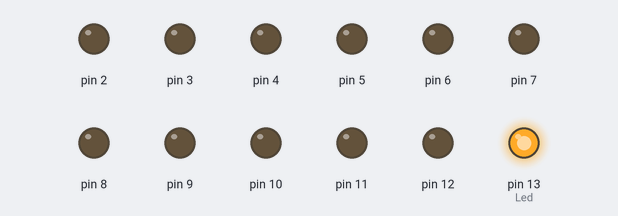
This sketch was run on a simulated Arduino Uno, built with avr-gcc and run on an emulated ATmega328P. On the bench: output pins drawn as LEDs (lit = HIGH).

Above: at 0.15 s.
At 1.35 s:
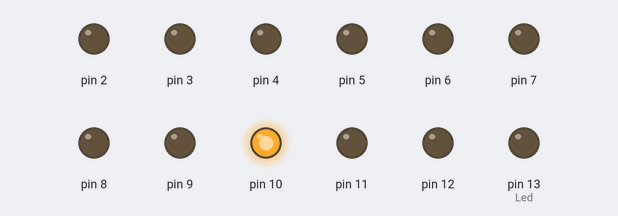
At 2.55 s:
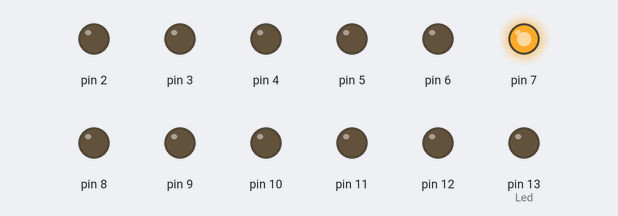
At 5.35 s:
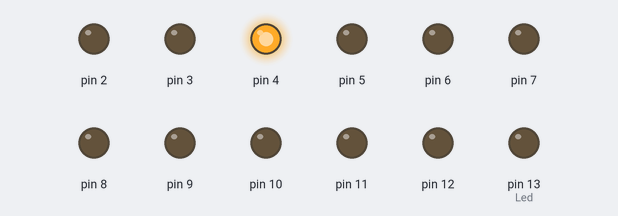
At 8.15 s:
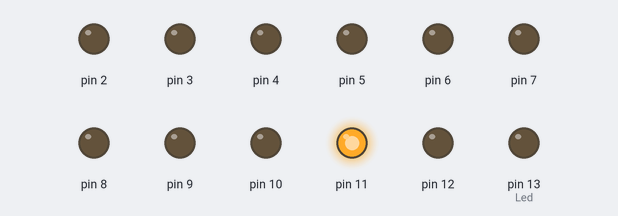
At 10.95 s:
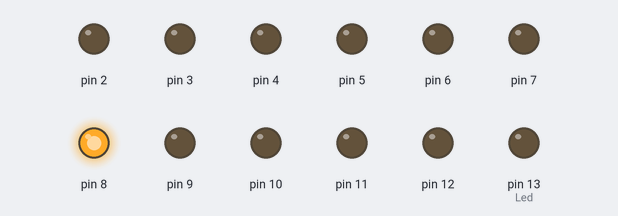
Timing chart, 0 to 11.4 s (numbered marks = the images above):
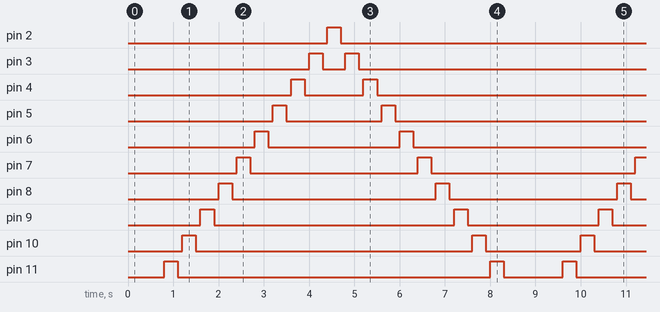

The sketch:

171002_blink_from_13to2.ino
```cpp
int Led = 13;
int addLed = 1;
void setup() {
  // put your setup code here, to run once:
  pinMode(Led,OUTPUT);
}
void loop() {
  // put your main code here, to run repeatedly:
  digitalWrite(Led,HIGH);
  delay(300);
  digitalWrite(Led,LOW);
  delay(100);
  if(Led == 2)addLed = -1;
  if(Led == 13)addLed = 1;
  Led-=addLed;
  setup();
}
```

Measured:
- by itself, pin 2, pin 13 (Led): alternates HIGH for 0.30 s and LOW for 8.5 s
- by itself, pin 3: repeats every 8.8 s: LOW 0.50 s, HIGH 0.30 s, LOW 7.7 s, HIGH 0.30 s
- by itself, pin 4: repeats every 8.8 s: LOW 1.3 s, HIGH 0.30 s, LOW 6.9 s, HIGH 0.30 s
- by itself, pin 5: repeats every 8.8 s: LOW 2.1 s, HIGH 0.30 s, LOW 6.1 s, HIGH 0.30 s
- by itself, pin 6: repeats every 8.8 s: LOW 2.9 s, HIGH 0.30 s, LOW 5.3 s, HIGH 0.30 s
- by itself, pin 7: repeats every 8.8 s: LOW 3.7 s, HIGH 0.30 s, LOW 4.5 s, HIGH 0.30 s
- by itself, pin 8: repeats every 8.8 s: LOW 4.5 s, HIGH 0.30 s, LOW 3.7 s, HIGH 0.30 s
- by itself, pin 9: repeats every 8.8 s: LOW 5.3 s, HIGH 0.30 s, LOW 2.9 s, HIGH 0.30 s
